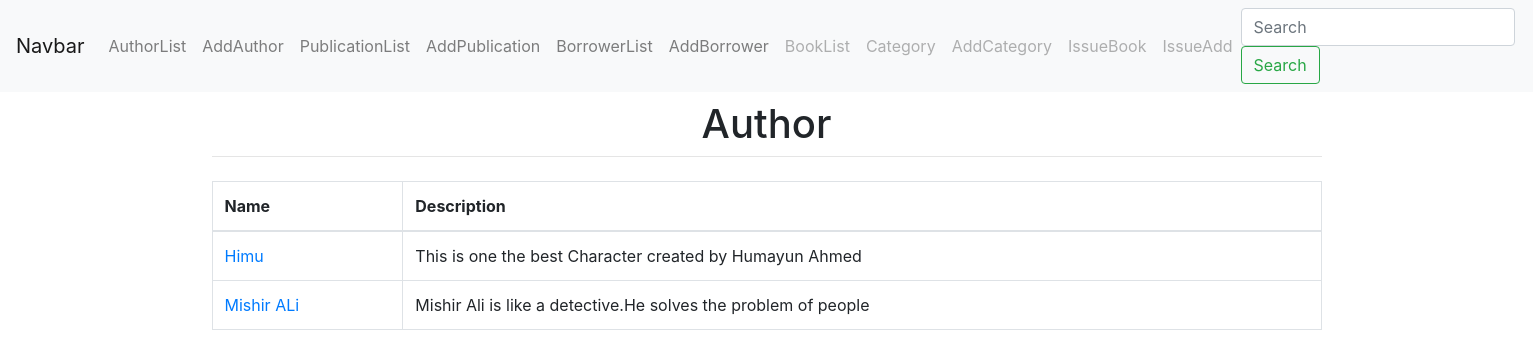
The page /category/ on the database its author committed.
### book/models.py (models this page shows, shortened)
class Category(models.Model):
    name = models.CharField(max_length=20)
    description=models.CharField(max_length=100)

### book/views.py (the view)
# urls.py: path('category/',CategoryListView.as_view(), name='category_list'),
class CategoryListView(ListView):
    model = Category
    context_object_name = 'book'

### templates/book/category_list.html (shortened to what this page needs)
{% extends 'base.html' %}
{% block content %}
  <table class="table table-bordered">
    <thead>
      <tr>
        <th>Name</th>
        <th>Description</th>
      </tr>
    </thead>
    <tbody>
      {% for category in book %}
        <tr>
          <td><a href="{% url 'category_edit' category.pk %}">{{ category.name }}</a></td>
          <td>{{ category.description }}</td>
        </tr>
      {% empty %}
        <tr class="table-active">
          <td colspan="3">No data</td>
        </tr>
      {% endfor %}
    </tbody>
  </table>
{% endblock %}

### rows shown on the page
Category: name "Himu", description "This is one the best Character created by Humayun Ahmed"
Category: name "Mishir ALi", description "Mishir Ali is like a detective.He solves the problem of people"
